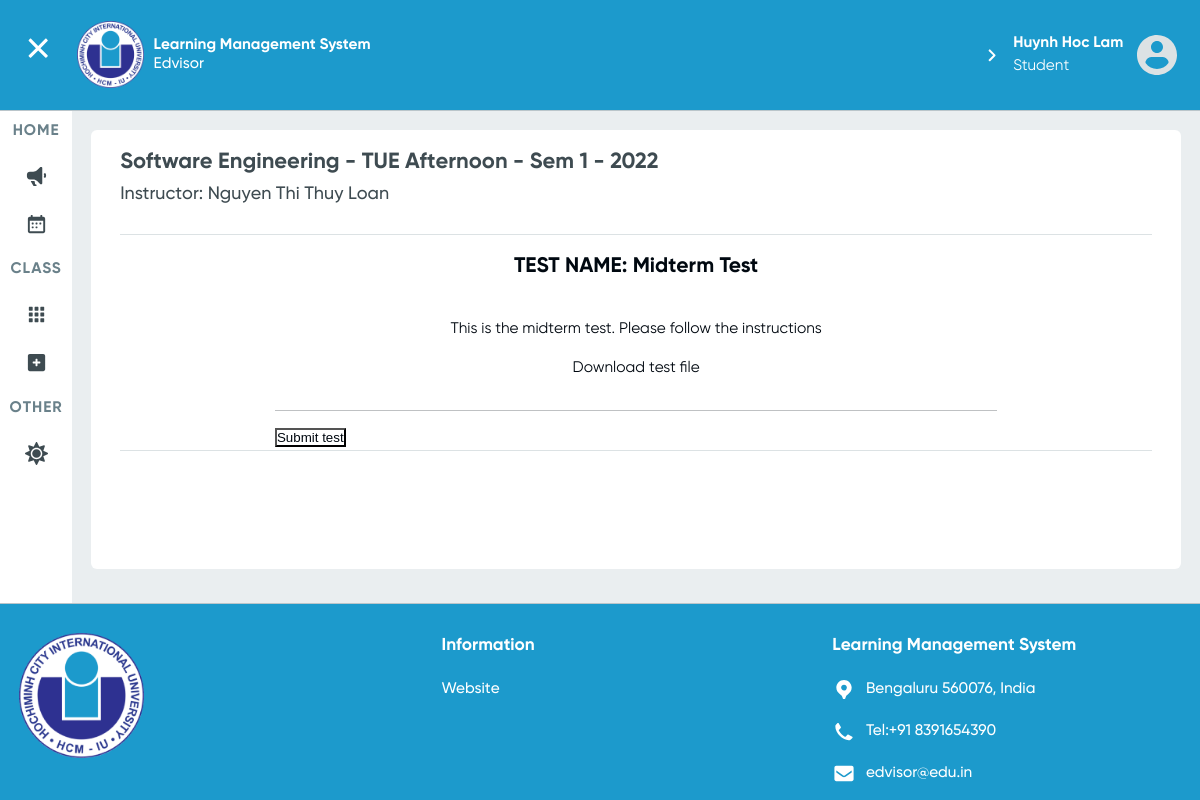
Screenshot of /user/lecturer/1/class/1/classwork/3/do/ (signed in) with the database file from the repository.
### User/models.py (models this page shows, shortened)
class User(AbstractBaseUser, PermissionsMixin):
    objects = MyUserManager()
    email = models.EmailField(unique=True)
    first_name = models.CharField(max_length=20)
    middle_name = models.CharField(max_length=20, blank=True)
    last_name = models.CharField(max_length=20)
    phone_number = models.CharField(max_length=12, blank=True)
    is_admin = models.BooleanField(default=False)
    is_staff = models.BooleanField(default=False)
    is_active = models.BooleanField(default=True)
    type= [
        ("Student","student"),
        ("Lecturer","lecturer")
    ]
    user_type = models.CharField(max_length=10,choices=type,null=True,blank=True)
    USERNAME_FIELD = 'email'
    def is_lecturer(self):
        return hasattr(self,'lecturer')
    @property
    def full_name(self):
        return self.last_name + " " + self.middle_name + " " + self.first_name

class Lecturer(models.Model):
    user_id= models.OneToOneField(User,on_delete=CASCADE)

### Courses/models.py (models this page shows, shortened)
class Class(models.Model):
    course = models.ForeignKey(Course, on_delete=CASCADE)
    lecturer = models.ForeignKey(Lecturer, on_delete=CASCADE)
    schedule = models.ForeignKey(Schedule, on_delete=SET_NULL, null=True,blank=True)
    start_date = models.DateTimeField(default=datetime.datetime(2021, 9, 6))
    @property
    def month(self):
        return int(self.start_date.strftime("%m"))
    @property
    def year(self):
        return int(self.start_date.strftime("%Y"))
    @property
    def sem_year(self):
        year = self.year
        month = self.month
        if month in [9, 10, 11, 12, 1]:
            return "Sem 1 - {}".format(year + 1)
        elif month in [2, 3, 4, 5, 6]:
            return "Sem 2 - {}".format(int(year))
    @property
    def is_displayable(self):
        utc = pytz.UTC
        now = utc.localize(datetime.datetime.now())
        if (now < self.start_date):
            return False
        else:
            return True

class Course(models.Model):
    major = models.ManyToManyField(Major)
    name = models.CharField(max_length=80)

class Schedule(models.Model):
    DAYS_OF_WEEK = [
        ('MON', 'Monday'),
        ('TUE', 'Tuesday'),
        ('WED', 'Wednesday'),
        ('THU', 'Thursday'),
        ('FRI', 'Friday'),
        ('SAT', 'Saturday'),
        ('SUN', 'Sunday'),
    ]
    day_of_the_week = models.CharField(max_length=3, choices=DAYS_OF_WEEK)
    start_time = models.TimeField(auto_now=False, auto_now_add=False)
    duration = models.DurationField()
    @property
    def day_part(self):
        if (self.start_time <= datetime.time(12)):
            return 'Morning'
        else:
            return 'Afternoon'
    def __str__(self):
        return self.day_of_the_week + " " + self.day_part
    class Meta:
        pass

### Classwork/models.py (models this page shows, shortened)
class Test(models.Model):
  class_id = models.ForeignKey("Courses.Class",on_delete=CASCADE)
  test_description = models.TextField(null=True,blank=True)
  attached_file = models.FileField(null=True,blank=True,upload_to='tests/')
  test_name = models.CharField(max_length=100)
  publish_time = models.DateTimeField()
  end_time = models.DateTimeField()
  time_modified = models.DateTimeField(auto_now=True)
  available_time_after_deadline = models.DurationField(default=datetime.timedelta(hours=6)) # available for submission after deadline
  is_quiz = models.BooleanField(default=False)

### Classwork/views.py (the view, shortened to what this page needs)
# urls.py: path("<int:test_id>/do/",views.DoTestView,name='do-test'),
def DoTestView(request,id,class_id,test_id):
  done=False
  grade = None
  a=None
  if request.user.is_lecturer():
    return HttpResponseRedirect(reverse("student-class-assignment-page",args=[id,class_id]),args=[id,class_id])
  t = Test.objects.get(id=test_id)
  now = timezone.localtime()+timezone.timedelta(hours=7)
  if not t.publish_time <= now:
    HttpResponseRedirect(reverse('student-class-assignment-page',args=[id,class_id]))
  if t.studenttest_set.filter(student_id=id,test_id=test_id).exists():
    a = t.studenttest_set.get(student_id=id,test_id=test_id)
    done = True
    grade = a.grade
  context={'test':Test.objects.get(id=test_id), "done":done, "id":id,"class_id":class_id,"grade":grade,"student_class":Class.objects.get(id=class_id)}
  return render(request,"Classwork/do-test.html",context)

### Classwork/templates/Classwork/do-test.html (shortened to what this page needs)
{% extends 'Classwork/base-test.html' %}
{% load static %}
{% block stylesheets %}
{{ block.super }}
<link rel="stylesheet" href="{% static 'User/base-upload.css' %}">
<link rel="stylesheet" href="{% static 'User/upload-announcement.css' %}">
{% endblock %}
{% block panel-content %}
<article>
    <div class="heading">
        <h3>TEST NAME: {{test.test_name}}</h3>
    </div>
    <p>{{test.test_description}}</p>
    {% if not test.is_quiz %}
    <p><a href="{% url 'download-test-file' id class_id test.id%}"></a>Download test file</p>
    {% endif %}
    {% if not done %}
    <form method="POST" action="#">
        <hr>
        <div><input type="submit" value='Submit test'></div>
    </form>
    {% endif %}
</article>
{% endblock %}

### Classwork/templates/Classwork/base-test.html (shortened to what this page needs)
{% extends 'Home/index.html' %}
{% load static %}
{% block stylesheets %}
  <link rel="stylesheet" href="{% static 'Courses/base-student-class.css' %}">
  <link rel="stylesheet" href="https://cdn.jsdelivr.net/npm/flatpickr/dist/flatpickr.min.css">
{% endblock %}
{% block main-content %}
  <article class="panel">
    <header>
      {% if user.user_type == 'Student' %}
        <h2>{{ student_class.course.name }} - {{ student_class.schedule }} - {{ student_class.sem_year }}</h2>
      {% elif user.user_type == 'Lecturer' %}
        <h2>{{ lecturer_class.course.name }} - {{ lecturer_class.schedule }} - {{ lecturer_class.sem_year }}</h2>
      {% endif %}
      {% if user.user_type == 'Student' %}
        <p>Instructor: {{ student_class.lecturer.user_id.full_name }}</p>
      {% endif %}
</header>
<body>
  {% block panel-content %}{% endblock panel-content %}
</body>
</article>
{% endblock %}

### Home/templates/Home/index.html (shortened to what this page needs)
<!DOCTYPE html>
<html lang="en">
<head>
  {% load static %}
  <link rel="stylesheet" href="{% static 'Home/index.css' %}">
  <link rel="stylesheet" href="{% static 'Home/components.css' %}">
  {% block stylesheets %}{% endblock stylesheets %}
</head>
<body class="page-grid">
<header class="header-bar {% if user.is_authenticated %}user-login{% endif %}">
  <div id="toggle-nav-sidebar" class="sidebar-button">
  </div>
  <a class="logo"
     href="{% if user.user_type == 'Student' %}{% url 'student-announcement-page' user.student.id %}
            {% elif user.user_type == 'Lecturer' %}{% url 'lecturer-announcement-page' user.lecturer.id %}
            {% else %} {% url 'guest-announcement-page' %}{% endif %}">
    <img src="{% static 'images/masked-iu-logo-160px-png@1X.png' %}"
         alt="International University's Learning Management System"
         srcset="{% static 'images/masked-iu-logo-160px-png@1x.png' %} 1x, {% static 'images/masked-iu-logo-160px-png@2x.png' %} 2x, {% static 'images/masked-iu-logo-160px-png@3x.png' %} 3x">
    <h1><b>Learning Management System</b><br>
      Edvisor</h1>
  </a>
  <nav class="header-nav">
    <ul>
      {% if user.is_authenticated %}
        <li>
          <div class="my-profile" href="#" tabindex="0">
            <p><b>{{ user.full_name }}</b><br>
              {{ user.user_type }}</p>
            <img src="{% static 'icons/small-avatar-icon-svg.svg' %}" alt="My avatar">
          </div>
        </li>
      {% endif %}
    </ul>
  </nav>
</header>
<aside class="sidebar">
  <nav class="sidebar-nav" style="display: none">
    <ul>
      <li class="section-title"><p>HOME</p></li>
      <li class="btn btn-grid {% block announcements-active %}{% endblock announcements-active %}">
        <a href="{% if user.user_type == 'Student' %}{% url 'student-announcement-page' user.student.id %}
                  {% elif user.user_type == 'Lecturer' %}{% url 'lecturer-announcement-page' user.lecturer.id %}
                  {% else %} {% url 'guest-announcement-page' %} {% endif %}">
          <span class="label">Announcements</span></a></li>
      <li class="btn btn-grid {% block calendar-active %}{% endblock calendar-active %}">
        <a href="{% if user.user_type == 'Student' %}{% url 'student-schedule-page' user.student.id %}
                  {% elif user.user_type == 'Lecturer' %}{% url 'lecturer-schedule-page' user.lecturer.id %}#
                  {% else %} {% url 'login' %} {% endif %}">
          <span class="label">Calender</span></a></li>
    </ul>
    <ul>
      <li class="section-title"><p>CLASS</p></li>
      <li class="btn btn-grid {% block my-courses-active %}{% endblock my-courses-active %}">
        <a href="{% if user.user_type == 'Student' %}{% url 'active-student-classes-page' user.student.id %}
                  {% elif user.user_type == 'Lecturer' %}{% url 'active-lecturer-classes-page' user.lecturer.id %}
                  {% else %}{% url 'login' %}{% endif %}">
          <span class="label">My Classes</span></a>
      </li>
      {% if user.user_type == 'Student' %}
        <li class="btn btn-grid {% block registration-active %}{% endblock registration-active %}">
          <a href="{% url 'student-class-registration-page' user.student.id %}">
            <span class="label">Registration</span></a></li>
      {% endif %}
    </ul>
    <ul>
      <li class="section-title"><p>OTHER</p></li>
      <li class="btn btn-grid">
        <a id="toggle-theme" href="#">
          <span class="label">UI Theme</span></a></li>
    </ul>
  </nav>
</aside>
<main>
  {% block main-content %}
  {% endblock %}
</main>
<footer class="page-footer {% if user.is_authenticated %}user-login{% endif %}">
  <div class="footer-top-container">
    <img class="footer-logo" src="{% static 'images/masked-iu-logo-160px-png@1X.png' %}"
         alt="International University Logo"
         srcset="{% static 'images/masked-iu-logo-160px-png@1x.png' %} 1x, {% static 'images/masked-iu-logo-160px-png@2x.png' %} 2x, {% static 'images/masked-iu-logo-160px-png@3x.png' %} 3x">
    <ul>
      <li class="icon-list-heading">Information</li>
      <li><a href="https://hcmiu.edu.vn/" target="_blank">Website</a></li>
    </ul>
    <ul class="icon-list">
      <li class="icon-list-heading">Learning Management System</li>
      <li><a href="geo:10.868562,106.796312">
        <p>Bengaluru 560076, India</p>
      </a></li>
      <li><a href="tel:+91 8391654390">
        <p>Tel:+91 8391654390</p>
      </a></li>
      <li>
        <a href="mailto:edvisor@edu.in">
          <p>edvisor@edu.in</p>
        </a>
      </li>
    </ul>
  </div>
</footer>
</body>
</html>

### Home/static/Home/components.css (style rules this page uses)
body { --riseUpAnimation: riseUpKeyframes 0.8s ease forwards; }

### Courses/static/Courses/base-student-class.css (style rules this page uses)
.panel > * { margin-block-end: 2rem; border-bottom: 1px solid var(--gray-lighter); }
.panel > header { padding-block-end: 1rem; }
.panel > header h2 { margin-block-end: 1rem; font-weight: bold; font-size: 22px; line-height: 26px; color: var(--gray-dark); text-align: unset; word-wrap: anywhere; }
.panel > header p { margin-block-end: 2rem; color: var(--gray-dark); font-weight: 500; font-size: 18px; line-height: 21px; }

### Courses/static/User/base-upload.css (style rules this page uses)
.panel > article { display: flex; flex-direction: column; align-items: center; }
.panel > article h3 { text-align: center; font-weight: 700; font-size: 2.2rem; margin-block-end: 4rem; }
.panel > article form { width: 70%; }

### Home/static/Home/base.css (style rules this page uses)
:root { --white-default: #ffffff; --white-default-text: #ffffff; --black-default: #000000; --background-default: #eaeef0; --gray-lighter: #dce2e4; --gray-light: #bac5ca; --gray-light-text: #bac5ca; --gray-default: #6a818a; --gray-dark: #3e4b51; --alert-primary: #ef255d; --alert-secondary: #fdecf1; --success-primary: #1ac687; --success-secondary: #e2fcf2; --iu-primary-default: #2e3191; --iu-primary-default-text: #2e3191; --iu-primary-dark: #1d1f5d; --iu-primary-dark-text: #1d1f5d; --iu-secondary-light: #dbf1fa; --iu-secondary-default: #1c9acc; --iu-secondary-dark: #115f7e; --body-font-family: SVN-Gilroy, serif; --body-font-size: 1.6rem; --body-font-weight: 400; --body-line-height: 1.5; --body-color: #000810; --body-bg: var(--white-default); --hover-transition: 0.25s ease-out; }
* { margin: 0; padding: 0; }
html { box-sizing: border-box; scroll-padding-top: 10rem; font-size: 62.5%; }
@media (prefers-reduced-motion: no-preference) { html { scroll-behavior: smooth; } }
@media (max-width: 75em) { html { font-size: 60%; } }
body { font-family: var(--body-font-family); font-size: var(--body-font-size); font-weight: var(--body-font-weight); line-height: var(--body-line-height); color: var(--body-color); background-color: var(--body-bg); }
hr { margin: 1.6rem 0; color: inherit; background-color: currentColor; border: 0; opacity: 0.25; }
hr:not([size]) { height: 1px; }
h1, h2 { font-weight: 700; text-align: center; }
h1, .h1, h2, .h2, h3, .h3, h4, .h4, h5, .h5, h6, .h6 { margin-block: 0; font-weight: 500; line-height: 1.2; }
h1, .h1 { font-size: calc(2.2rem + 1.5vw); }
@media (min-width: 1200px) { h1, .h1 { font-size: 4rem; } }
h2, .h2 { font-size: calc(2.12rem + 0.9vw); }
@media (min-width: 1200px) { h2, .h2 { font-size: 3.2rem; } }
h3, .h3 { font-size: calc(2.08rem + 0.6vw); }
@media (min-width: 1200px) { h3, .h3 { font-size: 2.8rem; } }
p { margin-block-start: 0; margin-block-end: 1.6rem; }
ol, ul { padding-inline-start: 3.2rem; }
ol, ul { margin-block-start: 0; margin-block-end: 1.6rem; }
a { text-decoration: none; color: #3a57e8; }
img { display: block; width: 100%; }
input, textarea { background-color: var(--white-default); color: var(--body-color); }

### rows the page displays
User: full_name "Huynh Hoc Lam", user_type "Student"
Class: course.name "Software Engineering", schedule "TUE Afternoon", sem_year "Sem 1 - 2022", lecturer.user_id.full_name "Nguyen Thi Thuy Loan"
Test: test_name "Midterm Test", test_description "This is the midterm test. Please follow the instructions"
